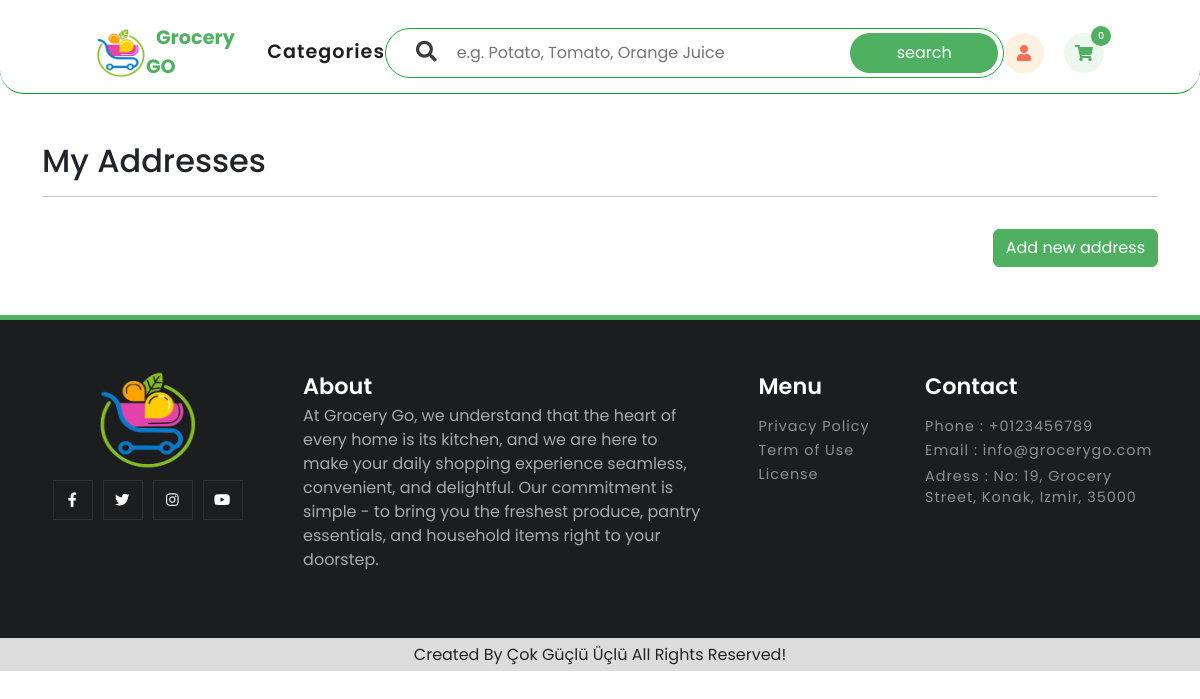
Before: /user/my-addresses/ (signed in) with the older database file.
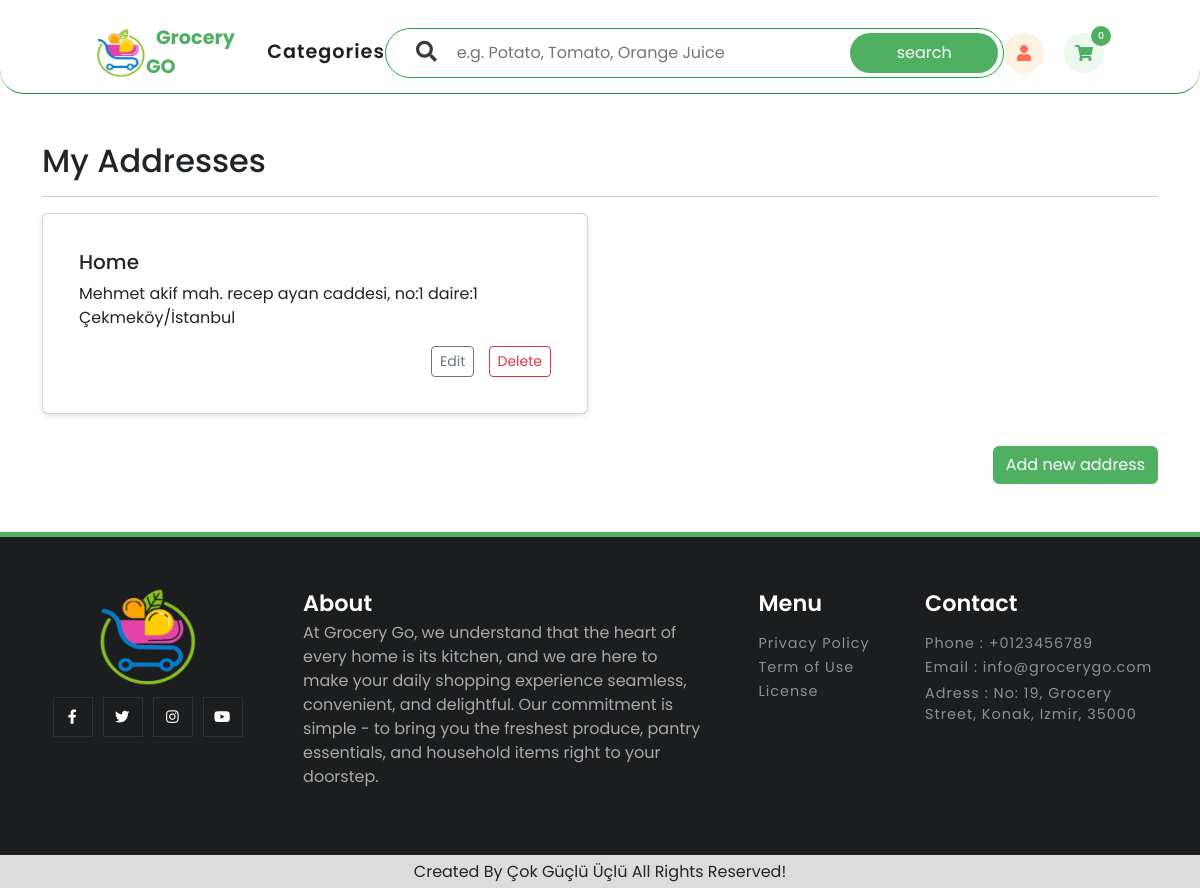
After: the same page with the newer database file.
### user/models.py (models this page shows, shortened)
class Adress(models.Model):
    customer = models.ForeignKey(Customer, on_delete=models.CASCADE)
    title = models.CharField(max_length=20, null=False)
    full_adress = models.CharField(max_length=200)
    class Meta:
        unique_together = ('customer', 'title')

### user/views.py (the view)
# urls.py: path('my-addresses/',views.user_address,name='address'),
def user_address(request):
    context = {'form_errors': False}
    form = AddressForm()
    addresses = Adress.objects.filter(customer=request.user.customer)
    context['addresses'] = addresses
    if request.method == 'POST':
        print(request.POST)
        address_id = request.POST.get('address_id')
        if 'add_address' in request.POST:
            form = AddressForm(request.POST)
            isExists = Adress.objects.filter(title=request.POST.get('title'), customer=request.user.customer).exists()
            if isExists:
                messages.error(request, "Address could not be added! Try another title.")
                return redirect('user:address')
            elif form.is_valid():
                address = form.save(commit=False)
                address.customer = request.user.customer
                address.save()
                messages.success(request, "Address has been added successfully!")
                return redirect('user:address')
            else:
                messages.error(request, "Invalid Form.")
                return redirect('user:address')
        elif 'edit_address' in request.POST:
            address = get_object_or_404(Adress, pk=address_id, customer=request.user.customer)
            form = AddressForm(request.POST, instance=address)
            if form.is_valid():
                form.save()
                messages.add_message(request,messages.SUCCESS,"Address has been updated successfully!")
                return redirect('user:address')
            else:
                context['form_errors'] = True
                context['edit_address_id'] = address_id
        elif 'delete_address' in request.POST and address_id:
            address = get_object_or_404(Adress, pk=address_id, customer=request.user.customer)
            if address.customer != request.user.customer:
                return HttpResponseForbidden()
            address.delete()
            messages.add_message(request,messages.SUCCESS,"Address has been deleted successfully!")
            return redirect('user:address')
    else:
        form = AddressForm()
    context['form'] = form
    return render(request, 'user/address.html', context)

### user/forms.py
class AddressForm(forms.ModelForm):
    class Meta:
        model = Adress
        fields = ['title', 'full_adress']
        widgets = {
            'title': forms.TextInput(attrs={'class': 'form-control', 'placeholder': 'Title'}),
            'full_adress': forms.Textarea(attrs={'class': 'form-control', 'placeholder': 'Full Address'}),
        }

### user/templates/user/address.html (shortened to what this page needs)
{% extends 'layout.html' %}
{% load static %}
{% block additionalStyles %}
<link rel="stylesheet" href="{% static 'css/address.css' %}">
{% endblock %}
{% block content %}
<div class="container my-5">
    <h2>My Addresses</h2>
    <hr>
    <div class="row">
        {% for address in addresses %}
            <div class="col-md-6">
                <div class="card address-card mb-3">
                    <div class="card-body">
                        <h5 class="card-title">{{ address.title }}</h5>
                        <p class="card-text">{{ address.full_adress }}</p>
                        <div class="address-actions">
                            <a href="#" class="btn btn-outline-secondary btn-sm edit-link" data-id="{{ address.id }}" data-title="{{ address.title }}" data-full_address="{{ address.full_adress }}">Edit</a>
                            <form method="post" action="{% url 'user:address' %}" style="display: inline;">
                                <button class="btn btn-outline-danger btn-sm" type="submit" name="delete_address">Delete</button>
                            </form>
                        </div>
                    </div>
                </div>
            </div>
        {% endfor %}
    </div>
    <div class="new-address mt-3">
        <button class="btn btn-primary" data-toggle="modal" data-target="#addressModal">Add new address</button>
    </div>
</div>
{% endblock %}

Changed rows visible on the page:
added Adress: title "Home", full_adress "Mehmet akif mah. recep ayan caddesi, no:1 daire:1 Çekmeköy/İstanbul"
